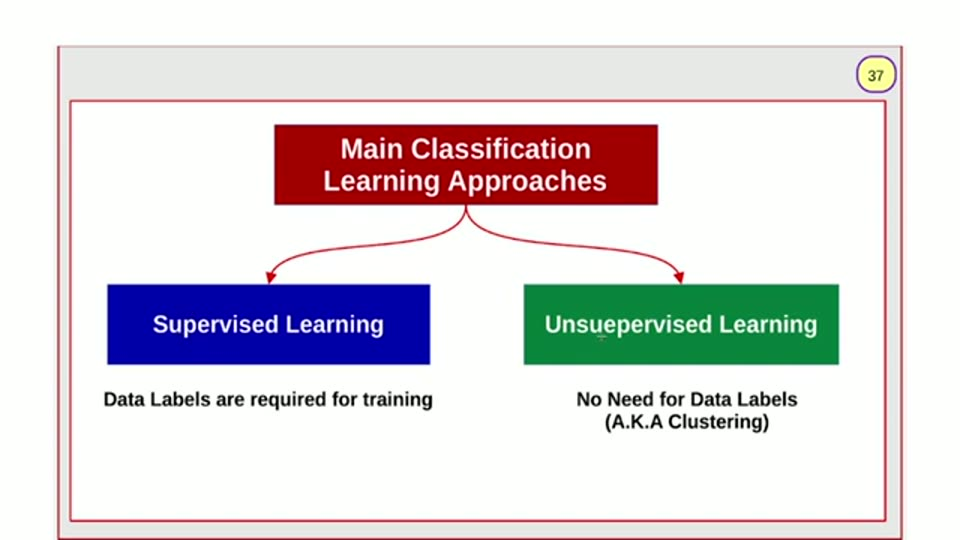
#> input picture videos/machine-learning/01_ml-intro/unique_slides/slide_037.jpg, 960 x 540 px, found by its file name
$ python m0_scan.py
#> lines starting #> are read from the running program, lines starting #| are printed output that depends on the picture; after the words box and inside, x2 and y2 are one past the last pixel; in counts of white or black regions, pixels touching at a corner belong together
#!/usr/bin/env python3
"""m0_scan.py — structured geometry scan of 002:37 frame (960x540, 1px=1pt).
Finds the three green-bordered regions, their inner content rows, and key fills."""
from PIL import Image
import numpy as np

IMG = "/home/ahmed/Projects/ai_llm_slides/videos/deep-learning/002_transformers_part2/unique_slides/slide_037.jpg"
img = np.asarray(Image.open(IMG).convert("RGB")).astype(int)
H, W, _ = img.shape

def near(rgb, tol):
#> called with rgb = (46, 125, 50), tol = 110
    return (np.abs(img - np.array(rgb)).sum(axis=2) <= tol)
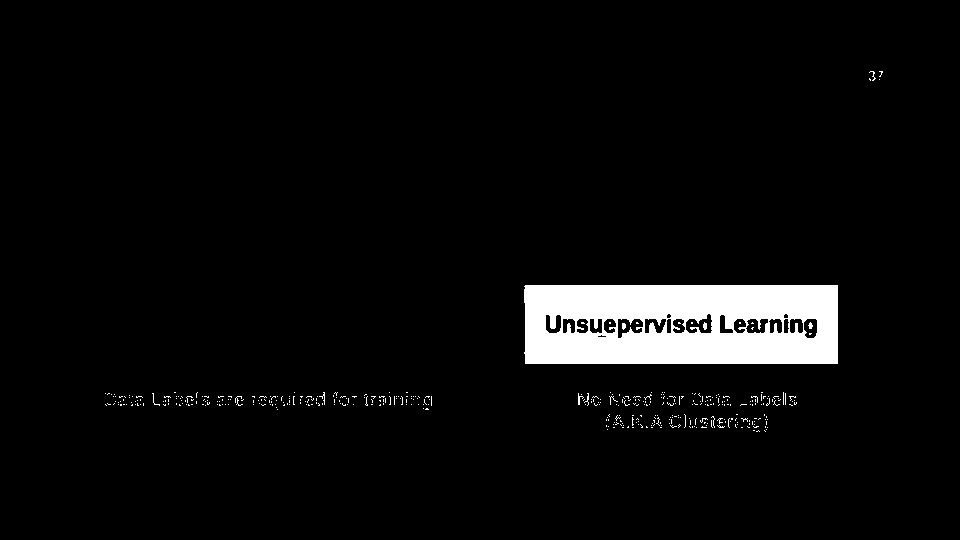
#> returned value: shape (540, 960) bool; 4.5% white; 411 white regions (402 under 20 px), largest, box (x1, y1, x2, y2) and area: (524, 285, 838, 364) 22045, (235, 396, 243, 406) 27, (578, 393, 584, 405) 26

def runs(mask_1d, min_len=2):
    out = []
    start = None
    for i, v in enumerate(mask_1d):
        if v and start is None:
            start = i
        elif not v and start is not None:
            if i - start >= min_len:
                out.append((start, i - 1))
            start = None
    if start is not None and len(mask_1d) - start >= min_len:
        out.append((start, len(mask_1d) - 1))
    return out

green = near((46, 125, 50), 110) | near((27, 114, 63), 110) | near((20, 130, 30), 110)
#> call 3 of near, with rgb = (20, 130, 30), tol = 110
#> in near (call 3), `return (np.abs(img - np.array(rgb)).sum(axis=2) <= tol)`:
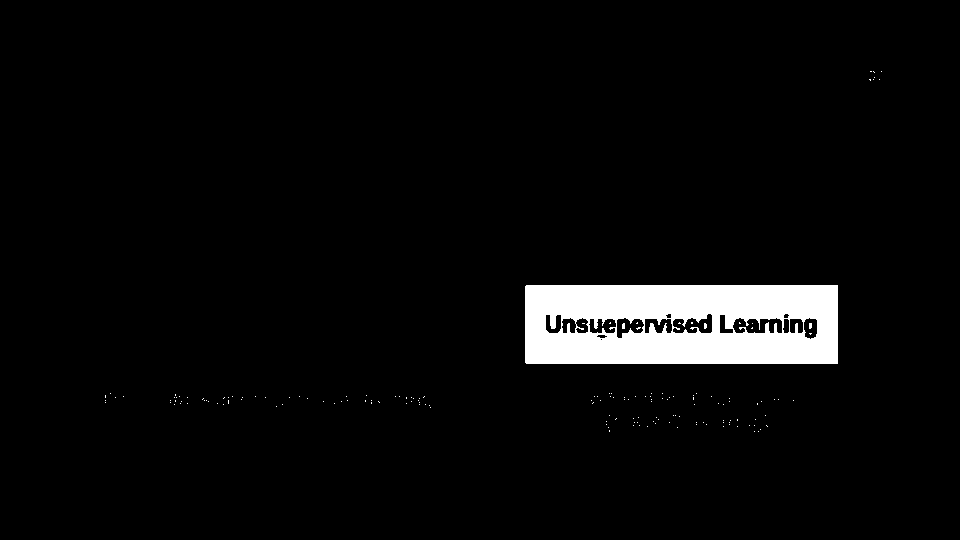
#> returned value: shape (540, 960) bool; 4.2% white; 162 white regions (161 under 20 px), largest, box (x1, y1, x2, y2) and area: (525, 285, 838, 364) 21747
#> green: shape (540, 960) bool; 4.6% white; 351 white regions (331 under 20 px), largest, box (x1, y1, x2, y2) and area: (524, 285, 838, 364) 22045, (235, 396, 244, 406) 33, (717, 418, 725, 428) 31

# --- vertical green strokes (frame borders): columns with many green px
colcnt = green.sum(axis=0)
#> colcnt = 960 values, max 92 at index 783, min 0 at index 0, mean 24.81
rowcnt = green.sum(axis=1)
#> rowcnt = 540 values, max 314 at index 286, min 0 at index 0, mean 44.1
print("GREEN cols with >=40 px:", [(x, int(colcnt[x])) for x in np.where(colcnt >= 40)[0]])
#> (printed output is left out)
print("GREEN rows with >=40 px:", [(y, int(rowcnt[y])) for y in np.where(rowcnt >= 40)[0]])
#> (printed output is left out)

# --- panel fills: peach FBE5D6 and lt-green D5E8D4 mode per column band
peach = near((251, 229, 214), 24)
#> call 4 of near, with rgb = (251, 229, 214), tol = 24
#> in near (call 4), `return (np.abs(img - np.array(rgb)).sum(axis=2) <= tol)`:
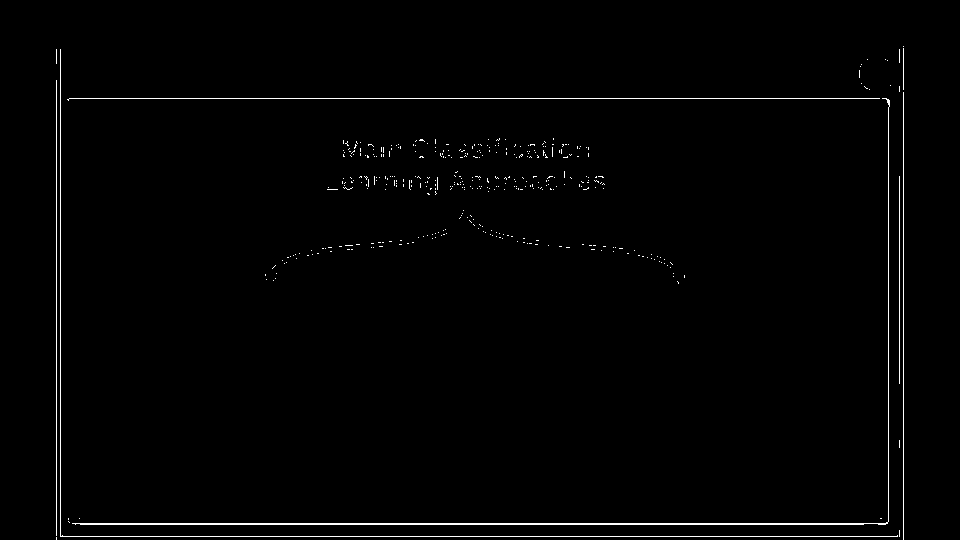
#> returned value: shape (540, 960) bool; 1.2% white in thin lines or dots, all inside (x1, y1, x2, y2) = (56, 46, 904, 540)
lgreen = near((213, 232, 212), 24)
#> in near (call 5), `return (np.abs(img - np.array(rgb)).sum(axis=2) <= tol)`:
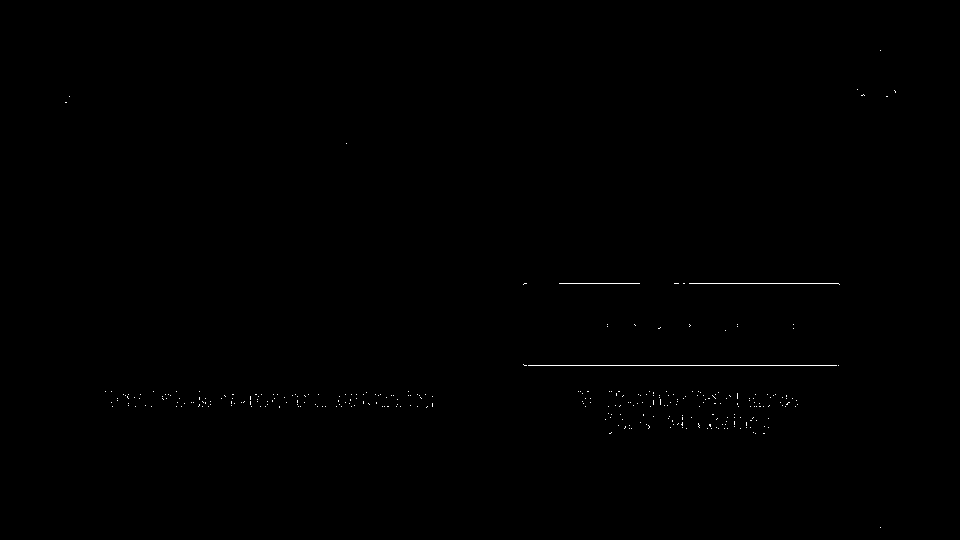
#> returned value: shape (540, 960) bool; 0.19% white in thin lines or dots, all inside (x1, y1, x2, y2) = (65, 50, 896, 528)
print("PEACH col range:", runs(peach.sum(axis=0) > 30), " row range:", runs(peach.sum(axis=1) > 30))
#> the loop in runs, `for i, v in enumerate(mask_1d):` made 960 passes
#> v on passes 1 to 8: False, False, False, False, False, False, False, False
#> after the loop in runs, `for i, v in enumerate(mask_1d):`: out = []
#| PEACH col range: []  row range: [(156, 157), (176, 177), (523, 524)]
print("LGREEN col range:", runs(lgreen.sum(axis=0) > 30), " row range:", runs(lgreen.sum(axis=1) > 30))
#| LGREEN col range: []  row range: []

# --- title: red text pixels in top area (y<140, x<600)
red = near((204, 0, 0), 90) | near((192, 0, 0), 90)
#> in near (call 6), `return (np.abs(img - np.array(rgb)).sum(axis=2) <= tol)`:
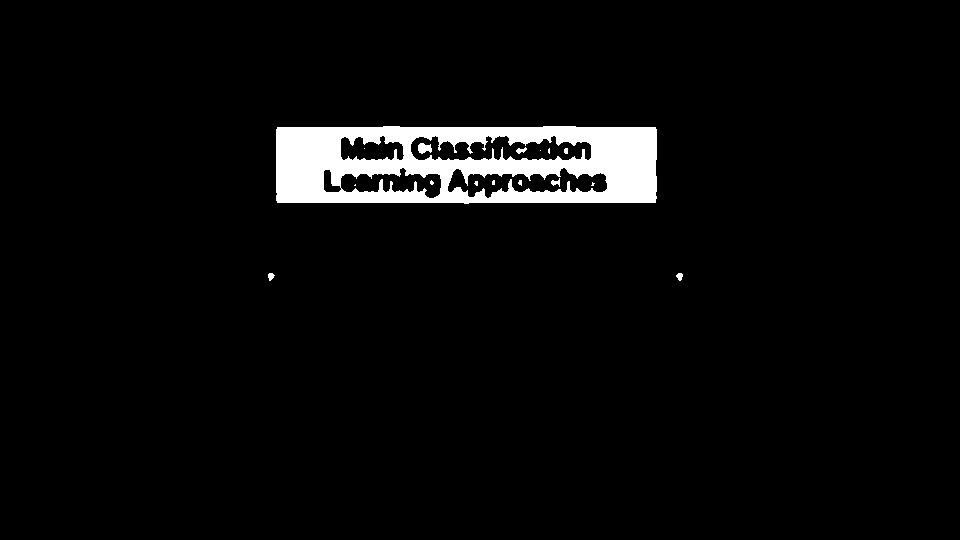
#> returned value: shape (540, 960) bool; 4% white; 16 white regions (9 under 20 px), largest, box (x1, y1, x2, y2) and area: (276, 126, 657, 204) 20573, (418, 143, 432, 154) 111, (516, 147, 527, 154) 42
#> in near (call 7), `return (np.abs(img - np.array(rgb)).sum(axis=2) <= tol)`:
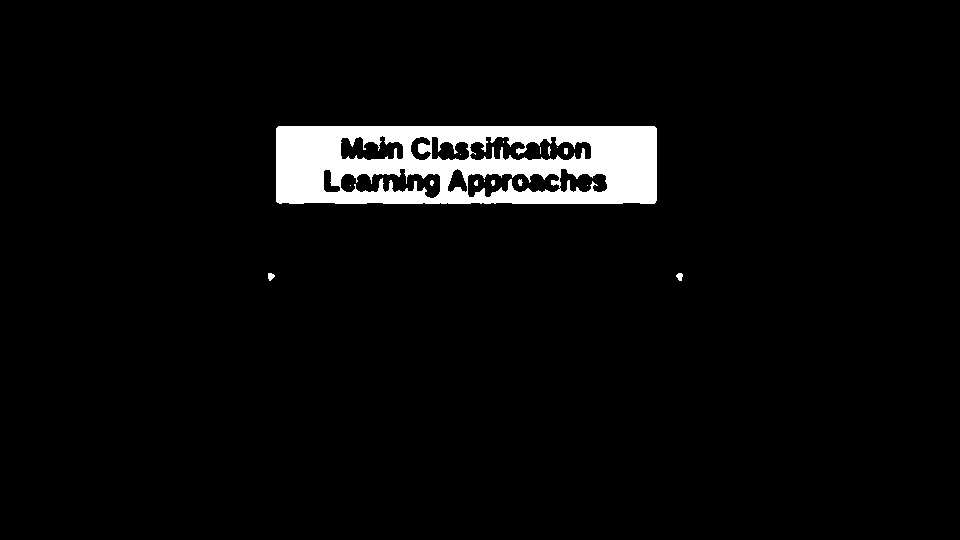
#> returned value: shape (540, 960) bool; 4.3% white; 16 white regions (9 under 20 px), largest, box (x1, y1, x2, y2) and area: (276, 126, 657, 204) 21892, (268, 273, 275, 281) 40, (676, 273, 683, 281) 40
#> red: shape (540, 960) bool; 4.3% white; 16 white regions (9 under 20 px), largest, box (x1, y1, x2, y2) and area: (276, 126, 657, 204) 21892, (268, 273, 275, 281) 41, (676, 273, 683, 281) 40
topred = red[:150, :]
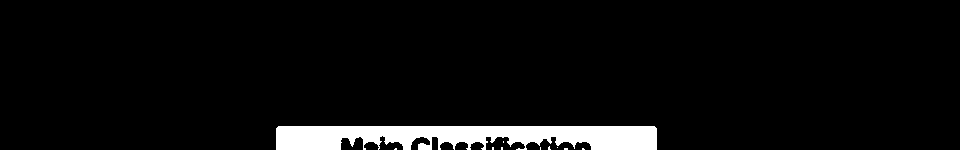
#> topred: shape (150, 960) bool; 5.1% white; 10 white regions (9 under 20 px), largest, box (x1, y1, x2, y2) and area: (276, 126, 657, 150) 7322
ys, xs = np.where(topred)
#> ys = 7366 values from 126 to 149; xs = 7366 values, max 656 at index 1136, min 276 at index 756, mean 466.7
if len(xs):
    print(f"TITLE red ink: x {xs.min()}-{xs.max()} y {ys.min()}-{ys.max()} count {len(xs)}")
#| TITLE red ink: x 276-656 y 126-149 count 7366
    # line bands
    rowc = topred.sum(axis=1)
#> rowc = 150 values, max 381 at index 128, min 0 at index 0, mean 49.11
    print("TITLE row bands:", runs(rowc > 2))
#| TITLE row bands: [(126, 149)]

# --- orange boxes E8A33D
orange = near((232, 163, 61), 55)
print("ORANGE cols:", runs(orange.sum(axis=0) > 8))
#| ORANGE cols: []
print("ORANGE rows:", runs(orange.sum(axis=1) > 8))
#| ORANGE rows: []

# --- right panel: scan a horizontal line through the middle of the architecture (y=300)
for y in (120, 200, 300, 400, 480):
    row = img[y]
    segs = []
    prev = None
    start = 0
    def cls(p):
        r, g, b = p
        if abs(r-46)+abs(g-125)+abs(b-50) <= 110: return "GREEN"
        if abs(r-251)+abs(g-229)+abs(b-214) <= 30: return "peach"
        if abs(r-213)+abs(g-232)+abs(b-212) <= 30: return "lgreen"
        if abs(r-232)+abs(g-163)+abs(b-61) <= 60: return "orange"
        if abs(r-201)+abs(g-166)+abs(b-107) <= 60: return "tan"
        if r>235 and g>235 and b>235: return "white"
        if abs(r-216)+abs(g-160)+abs(b-184) <= 60: return "mauve"
        if abs(r-179)+abs(g-157)+abs(b-219) <= 60: return "lav"
        if r<60 and g<60 and b<60: return "dark"
        return f"({r},{g},{b})"
    cur = cls(row[0]); start = 0
    for x in range(1, W):
        c = cls(row[x])
        if c != cur:
            if x - start >= 3: segs.append((start, x-1, cur))
            cur = c; start = x
    if W - start >= 3: segs.append((start, W-1, cur))
    print(f"ROW y={y}:", segs)
#> this loop made 5 passes
#> (printed output is left out)

$ run again, with videos/machine-learning/01_ml-intro/unique_slides/slide_005.jpg copied over videos/machine-learning/01_ml-intro/unique_slides/slide_037.jpg
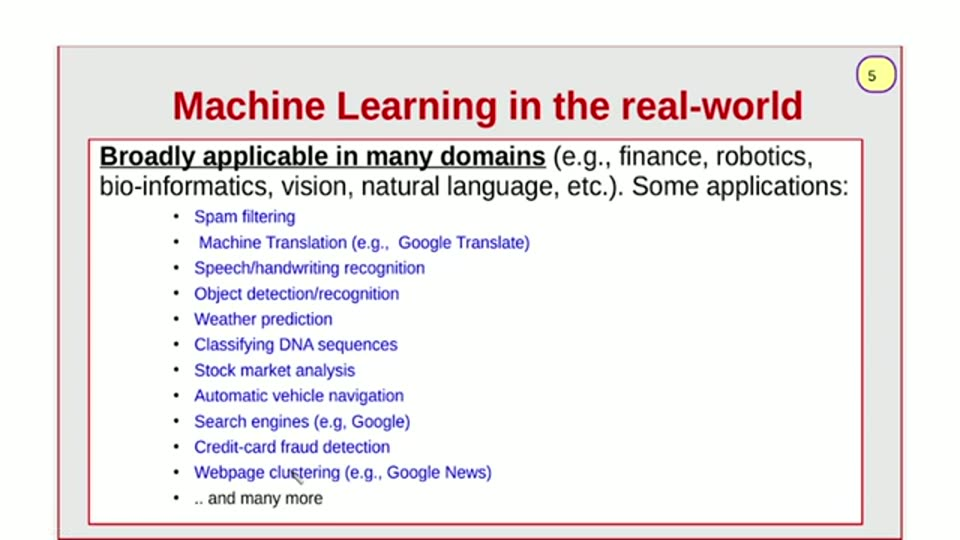
#> input picture videos/machine-learning/01_ml-intro/unique_slides/slide_005.jpg, 960 x 540 px, found by its file name
#> `green = near((46, 125, 50), 110) | near((27, 114, 63), 110) | near((20..`:
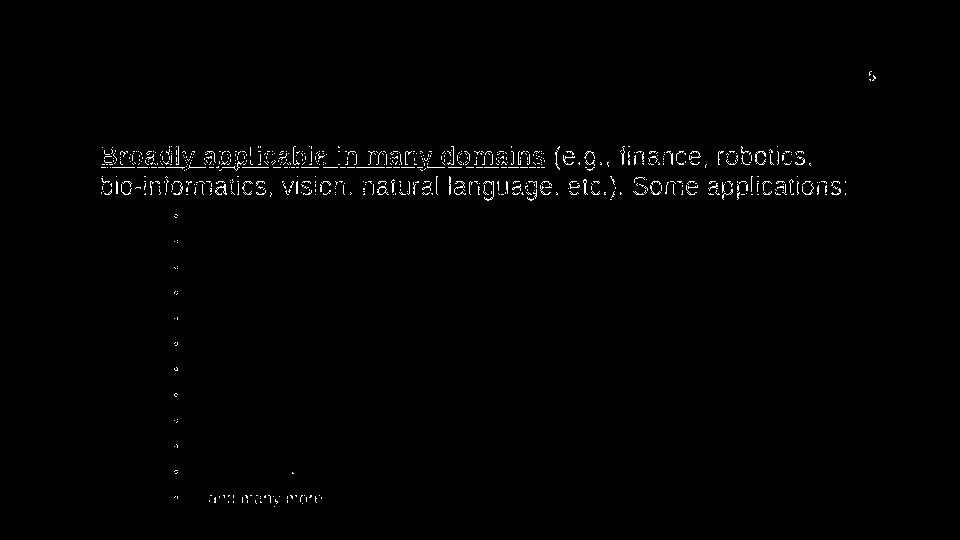
#> green: shape (540, 960) bool; 0.86% white in thin lines or dots, all inside (x1, y1, x2, y2) = (101, 71, 876, 507)
#> colcnt = 960 values, max 31 at index 177, min 0 at index 0, mean 4.66
#> rowcnt = 540 values, max 378 at index 167, min 0 at index 0, mean 8.29
#| GREEN cols with >=40 px: []
#> (printed output is left out)
#> the loop in runs, `for i, v in enumerate(mask_1d):` made 960 passes
#> v on passes 1 to 8: False, False, False, False, False, False, False, False
#> after the loop in runs, `for i, v in enumerate(mask_1d):`: out = []
#| PEACH col range: []  row range: [(89, 90), (95, 121)]
#| LGREEN col range: []  row range: []
#> red: shape (540, 960) bool; 0.8% white; 34 white regions (4 under 20 px), largest, box (x1, y1, x2, y2) and area: (176, 93, 201, 118) 310, (477, 99, 495, 127) 234, (783, 92, 801, 119) 208
#> `topred = red[:150, :]`:
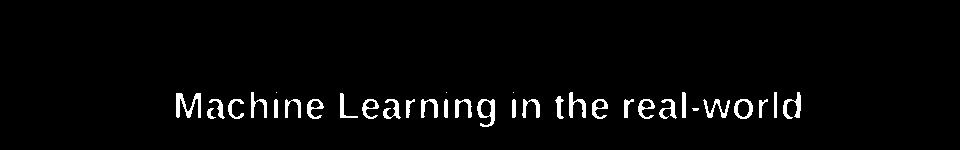
#> topred: shape (150, 960) bool; 2.9% white; 34 white regions (4 under 20 px), largest, box (x1, y1, x2, y2) and area: (176, 93, 201, 118) 310, (477, 99, 495, 127) 234, (783, 92, 801, 119) 208
#> ys = 4156 values from 92 to 126; xs = 4156 values, max 800 at index 117, min 176 at index 18, mean 483.6
#| TITLE red ink: x 176-800 y 92-126 count 4156
#> rowc = 150 values, max 270 at index 100, min 0 at index 0, mean 27.71
#| TITLE row bands: [(92, 126)]
#| ORANGE cols: []
#| ORANGE rows: []
#> the loop `for y in (120, 200, 300, 400, 480):` made 5 passes
#> (printed output is left out)

$ run again, with videos/machine-learning/01_ml-intro/unique_slides/slide_009.jpg copied over videos/machine-learning/01_ml-intro/unique_slides/slide_037.jpg
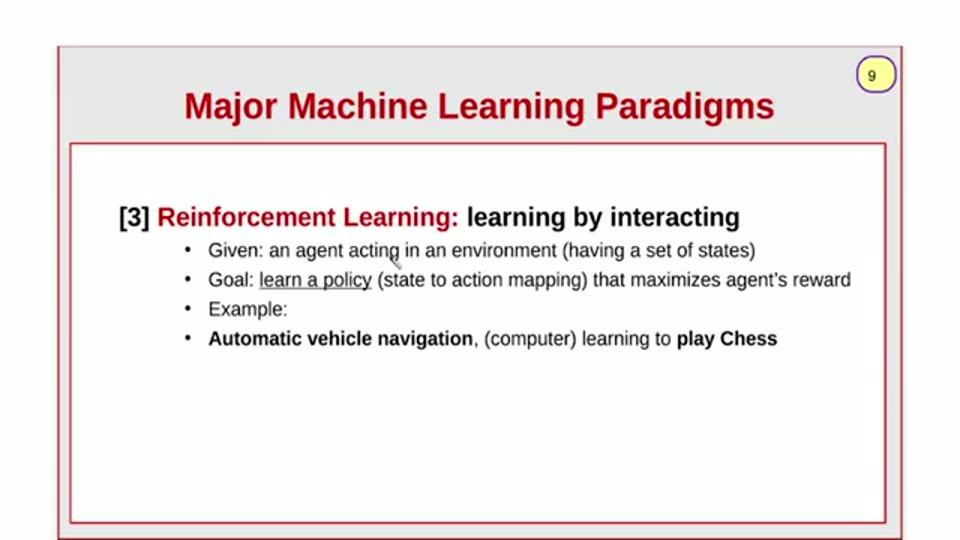
#> input picture videos/machine-learning/01_ml-intro/unique_slides/slide_009.jpg, 960 x 540 px, found by its file name
#> `green = near((46, 125, 50), 110) | near((27, 114, 63), 110) | near((20..`:
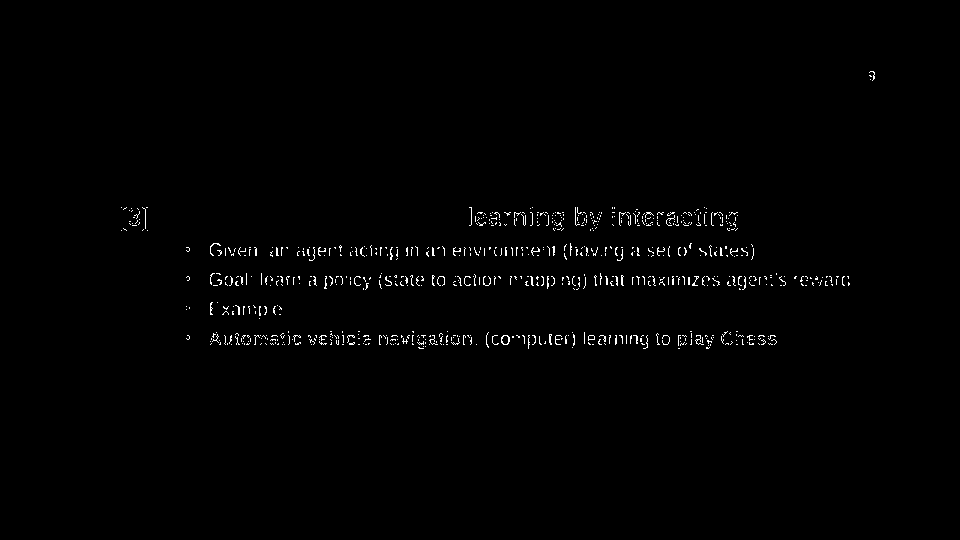
#> green: shape (540, 960) bool; 0.9% white in thin lines or dots, all inside (x1, y1, x2, y2) = (121, 71, 875, 349)
#> colcnt = 960 values, max 31 at index 622, min 0 at index 0, mean 4.86
#> rowcnt = 540 values, max 189 at index 335, min 0 at index 0, mean 8.63
#| GREEN cols with >=40 px: []
#> (printed output is left out)
#> the loop in runs, `for i, v in enumerate(mask_1d):` made 960 passes
#> v on passes 1 to 8: False, False, False, False, False, False, False, False
#> after the loop in runs, `for i, v in enumerate(mask_1d):`: out = []
#| PEACH col range: []  row range: [(90, 91), (96, 121), (140, 141)]
#| LGREEN col range: []  row range: [(274, 275)]
#> red: shape (540, 960) bool; 0.76% white; 82 white regions (35 under 20 px), largest, box (x1, y1, x2, y2) and area: (291, 94, 314, 117) 246, (187, 94, 210, 117) 214, (599, 94, 617, 118) 166
#> `topred = red[:150, :]`:
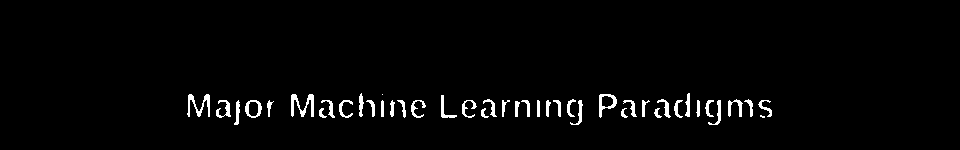
#> topred: shape (150, 960) bool; 2.3% white; 43 white regions (2 under 20 px), largest, box (x1, y1, x2, y2) and area: (291, 94, 314, 117) 246, (187, 94, 210, 117) 214, (599, 94, 617, 118) 166
#> ys = 3382 values from 93 to 124; xs = 3382 values, max 771 at index 2188, min 187 at index 2494, mean 477
#| TITLE red ink: x 187-771 y 93-124 count 3382
#> rowc = 150 values, max 241 at index 101, min 0 at index 0, mean 22.55
#| TITLE row bands: [(93, 124)]
#| ORANGE cols: []
#| ORANGE rows: []
#> the loop `for y in (120, 200, 300, 400, 480):` made 5 passes
#> (printed output is left out)
